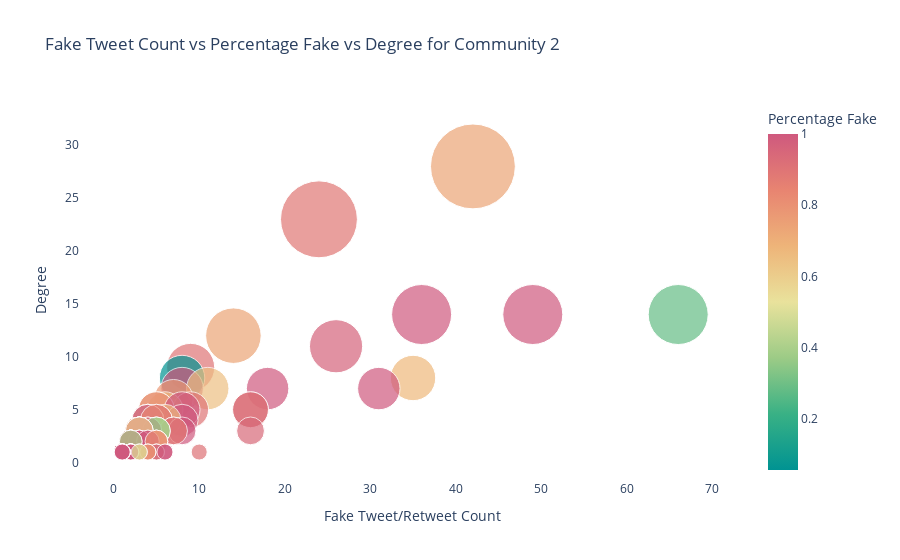

This figure's notebook cell:
### Code cell
fig = px.scatter(com2_metrics, x="tweet_retweet_fake_count", y="degree", size = 'degree', color="percentage_fake",
                 hover_name="user_id", log_y=False, size_max=60, color_continuous_scale=px.colors.diverging.Temps,
                title="Fake Tweet Count vs Percentage Fake vs Degree for Community 2",
                labels={
                     "tweet_retweet_fake_count": "Fake Tweet/Retweet Count",
                     "degree": "Degree",
                     "percentage_fake": "Percentage Fake"
                 })
fig.layout.plot_bgcolor = 'rgb(255,255,255)'
fig.show()

### Figure 1 — Plotly figure (JSON) as saved in the notebook; plotly's stock layout.template omitted (floating-point values rounded to 4 significant figures; data arrays with more than 128 entries replaced by an {"elided": "..."} marker saying what was removed)
{"data": [{"hovertemplate": "<b>%{hovertext}</b><br><br>Fake Tweet/Retweet Count=%{x}<br>Degree=%{marker.size}<br>Percentage Fake=%{marker.color}<extra></extra>", "hovertext": {"elided": "249 int values"}, "legendgroup": "", "marker": {"color": {"elided": "249 float values"}, "coloraxis": "coloraxis", "size": {"elided": "249 int values"}, "sizemode": "area", "sizeref": 0.007778, "symbol": "circle"}, "mode": "markers", "name": "", "orientation": "v", "showlegend": false, "type": "scatter", "x": {"elided": "249 int values"}, "xaxis": "x", "y": {"elided": "249 int values"}, "yaxis": "y"}], "layout": {"coloraxis": {"colorbar": {"title": {"text": "Percentage Fake"}}, "colorscale": [[0, "rgb(0, 147, 146)"], [0.1667, "rgb(57, 177, 133)"], [0.3333, "rgb(156, 203, 134)"], [0.5, "rgb(233, 226, 156)"], [0.6667, "rgb(238, 180, 121)"], [0.8333, "rgb(232, 132, 113)"], [1, "rgb(207, 89, 126)"]]}, "legend": {"itemsizing": "constant", "tracegroupgap": 0}, "plot_bgcolor": "rgb(255,255,255)", "title": {"text": "Fake Tweet Count vs Percentage Fake vs Degree for Community 2"}, "xaxis": {"anchor": "y", "domain": [0, 1], "title": {"text": "Fake Tweet/Retweet Count"}}, "yaxis": {"anchor": "x", "domain": [0, 1], "title": {"text": "Degree"}}}}
